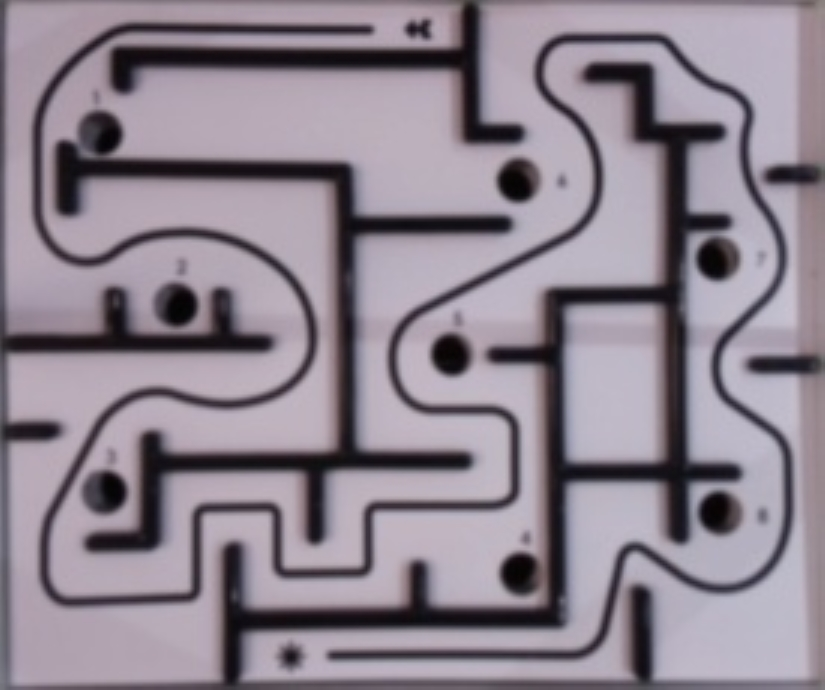
#> input picture development/Pranay_JJ/maze1x3.jpeg, 825 x 690 px, given in place of the camera
$ python Perpesctive.py
#> lines starting #> are read from the running program, lines starting #| are printed output that depends on the picture; after the words box and inside, x2 and y2 are one past the last pixel; in counts of white or black regions, pixels touching at a corner belong together
"""
import cv2
import numpy as np

cap = cv2.VideoCapture(0)

while True:
    _, frame = cap.read()
    cv2.circle(frame, (155, 120), 5, (0, 0, 255), -1)
    cv2.circle(frame, (480, 120), 5, (0, 0, 255), -1)
    cv2.circle(frame, (20, 475), 5, (0, 0, 255), -1)
    cv2.circle(frame, (620, 475), 5, (0, 0, 255), -1)
    pts1 = np.float32([[155, 120], [480, 120], [20, 475], [620, 475]])
    pts2 = np.float32([[0, 0], [500, 0], [0, 600], [500, 600]])
    matrix = cv2.getPerspectiveTransform(pts1, pts2)
    result = cv2.warpPerspective(frame, matrix, (500, 600))
    cv2.imshow("Frame", frame)
    cv2.imshow("Perspective transformation", result)
    key = cv2.waitKey(1)
    if key == 27:
        break
cap.release()
cv2.destroyAllWindows()
"""
import cv2
import numpy as np

cap = cv2.VideoCapture(0)
#cap.set(cv2.CAP_PROP_FPS, 10)

while True:
    _, frame1 = cap.read()
#> frame1 is the input picture: shape (690, 825, 3); mean B, G, R 143.9, 132.4, 142.2
    pts1 = np.float32([[20, 6], [606, 6], [606, 480], [20, 480]])   #Coordinates of maze corners green dots
    pts2 = np.float32([[28.75, 28.25], [303.25, 28.25], [303.25, 257.75], [28.75, 257.75]]) # transformed coordinates
    matrix = cv2.getPerspectiveTransform(pts1, pts2)
    frame = cv2.warpPerspective(frame1, matrix, (303, 258))
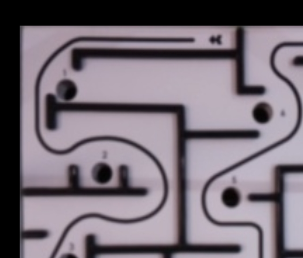
#> frame: shape (258, 303, 3); mean B, G, R 119, 109.5, 118.7
    # frame = frame1[20:480, 30: 570]
    Gauss_frame = cv2.GaussianBlur(frame, (5, 5), 0)
    hsv_frame = cv2.cvtColor(Gauss_frame, cv2.COLOR_BGR2HSV)
#> hsv_frame: shape (258, 303, 3); mean H, S, V 126.6, 23.7, 120.1
    """
    # Red color
    low_red = np.array([161, 155, 84])
    high_red = np.array([179, 255, 255])
    red_mask = cv2.inRange(hsv_frame, low_red, high_red)
    red = cv2.bitwise_and(frame, frame, mask=red_mask)
    """
    # Blue color
    low_blue = np.array([94, 80, 2])
    high_blue = np.array([126, 255, 255])
    blue_mask = cv2.inRange(hsv_frame, low_blue, high_blue)
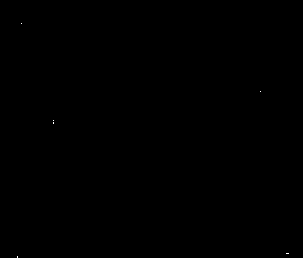
#> blue_mask: shape (258, 303); 0.01% white in thin lines or dots, all inside (x1, y1, x2, y2) = (17, 23, 289, 258)
    blue = cv2.bitwise_and(frame, frame, mask=blue_mask)
    """
    # Green color
    low_green = np.array([25, 52, 72])
    high_green = np.array([102, 255, 255])
    green_mask = cv2.inRange(hsv_frame, low_green, high_green)
    green = cv2.bitwise_and(frame, frame, mask=green_mask)
    """
    contours, _ = cv2.findContours(blue_mask, cv2.RETR_LIST, cv2.CHAIN_APPROX_SIMPLE)
#> contours = 6 contours, all with area under 20
    if len(contours) == 0:
        #np.array([])
        Active = False

    # ((x, y), radius) = cv2.minEnclosingCircle(c)
    #centers = np.zeros((len(contours), 2), dtype=np.int32)
    for i, c in enumerate(contours):
        area = cv2.contourArea(c)
        M = cv2.moments(c)  # Moment calculation required to get centre
        if M["m00"] != 0 and area > 100:
            Active = True
            center = (int(M["m10"] / M["m00"]), int(M["m01"] / M["m00"]))   # Equation to get centre of contour
            NewCenter = np.array(((center[0]), (center[1])), dtype=np.int32)
            print(NewCenter)
        else:
            center = (0, 0)
            Active = False
#> this loop made 6 passes
#> c on passes 1 to 6: [[17, 256], [17, 257]], [[286, 253], [288, 253]], [[53, 122], [53, 123]], [[53, 120]], [[260, 91]], [[21, 23]]
        #centers[i] = center

    cv2.drawContours(frame, contours, -1, (0, 0, 255), 3)
#> frame: shape (258, 303, 3); 0.11% of pixels changed, all inside (x1, y1, x2, y2) = (15, 21, 291, 258)
    #print(Active)

    # print(contours)

    cv2.imshow("Frame", frame)
    #cv2.imshow("Red", red)
    cv2.imshow("Original", frame1)
    #cv2.imshow("Green", green)
    # cv2.imshow("Result", result)

    key = cv2.waitKey(1)
#> (key Esc is pressed here)
    if key == 27:
        break

$ run again, on development/Pranay_JJ/maze2x3.jpeg
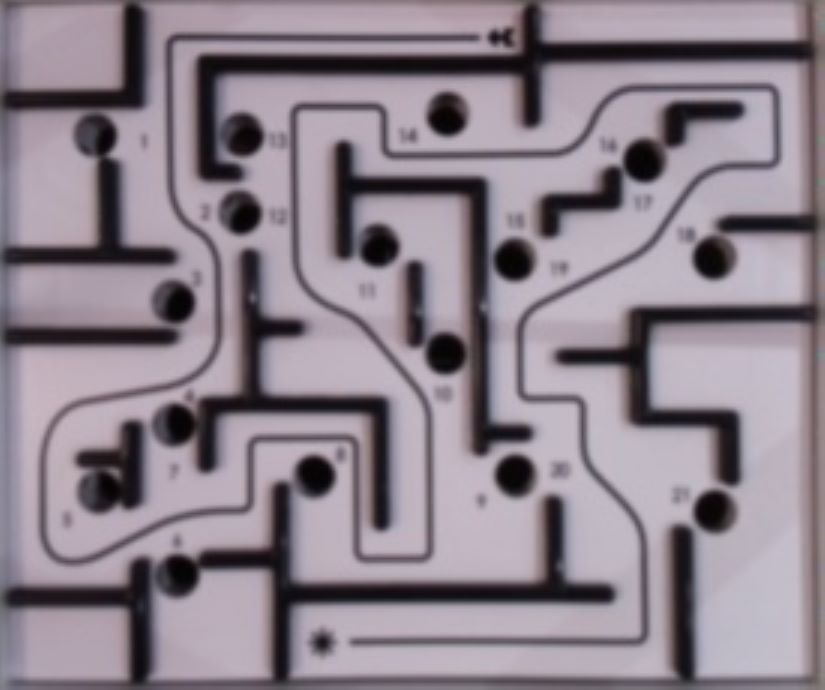
#> input picture development/Pranay_JJ/maze2x3.jpeg, 825 x 690 px, given in place of the camera
#> frame1 is the input picture: shape (690, 825, 3); mean B, G, R 141.1, 130.7, 141.4
#> `frame = cv2.warpPerspective(frame1, matrix, (303, 258))`:
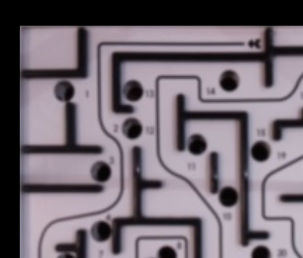
#> frame: shape (258, 303, 3); mean B, G, R 114.5, 105.6, 115.3
#> hsv_frame: shape (258, 303, 3); mean H, S, V 128.7, 25.4, 116.4
#> blue_mask: shape (258, 303); 0.04% white in thin lines or dots, all inside (x1, y1, x2, y2) = (17, 55, 188, 197)
#> contours = 7 contours, all with area under 20
#> the loop `for i, c in enumerate(contours):` made 7 passes
#> (c, area) on passes 1, 2, 3, 4, 6, 7: ([[17, 195], [17, 196]], 0), ([[17, 170], [17, 174]], 0), ([[17, 157], [17, 160]], 0), ([[17, 141], [17, 143]], 0), ([[17, 92], [17, 99]], 0), ([[17, 55], [17, 61]], 0)
#> `cv2.drawContours(frame, contours, -1, (0, 0, 255), 3)`:
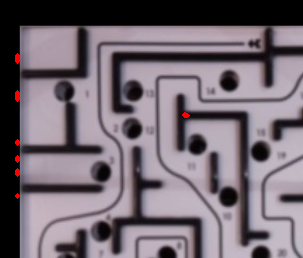
#> frame: shape (258, 303, 3); 0.29% of pixels changed, all inside (x1, y1, x2, y2) = (15, 53, 190, 199)

$ run again, on development/Pranay_JJ/maze3x3.jpeg
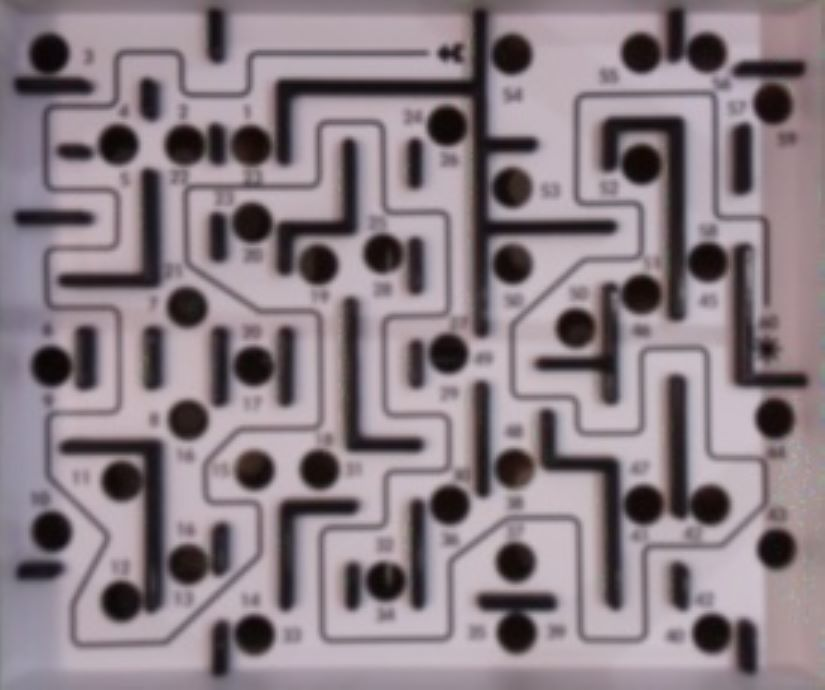
#> input picture development/Pranay_JJ/maze3x3.jpeg, 825 x 690 px, given in place of the camera
#> frame1 is the input picture: shape (690, 825, 3); mean B, G, R 133.4, 126.7, 139
#> `frame = cv2.warpPerspective(frame1, matrix, (303, 258))`:
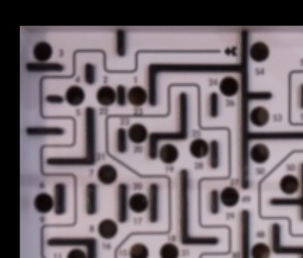
#> frame: shape (258, 303, 3); mean B, G, R 110.8, 104.9, 115.3
#> hsv_frame: shape (258, 303, 3); mean H, S, V 126.9, 26.2, 116
#> blue_mask: shape (258, 303); 0.03% white in thin lines or dots, all inside (x1, y1, x2, y2) = (17, 40, 18, 207)
#> blue: shape (258, 303, 3); every value is 0
#> contours = 5 contours, all with area under 20
#> the loop `for i, c in enumerate(contours):` made 5 passes
#> c on passes 1 to 5: [[17, 202], [17, 206]], [[17, 185], [17, 187]], [[17, 171], [17, 174]], [[17, 93], [17, 104]], [[17, 40], [17, 41]]
#> `cv2.drawContours(frame, contours, -1, (0, 0, 255), 3)`:
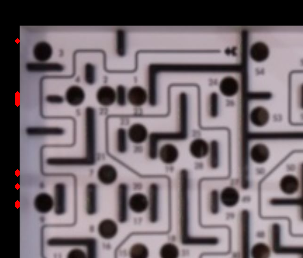
#> frame: shape (258, 303, 3); 0.22% of pixels changed, all inside (x1, y1, x2, y2) = (15, 38, 20, 209)
